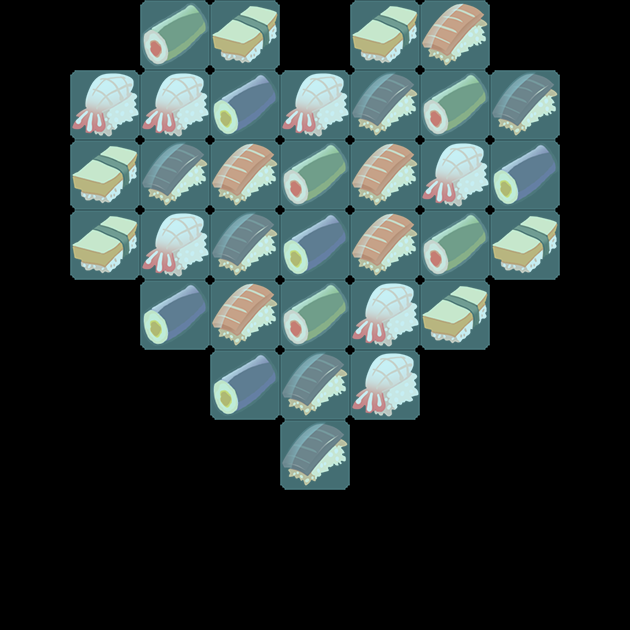

A level layout from a 2D game, rendered from its tile map. Below: a short description, then the map file with tile-grid data replaced by summaries:
An orthogonal 9x9 tile map with 70x70 px tiles, 2 tile layers (sushiLayer, gridLayer).

<map version="1.0" orientation="orthogonal" renderorder="right-down" width="9" height="9" tilewidth="70" tileheight="70">
 <tileset firstgid="1" name="sushi" tilewidth="70" tileheight="70" spacing="2" margin="2">
  <image source="../w640/sushi.png" width="722" height="218" />
 </tileset>
 <layer name="sushiLayer" width="9" height="9">
  <data>[81 cells, 34 non-empty, 6 distinct tile ids]</data>
 </layer>
 <layer name="gridLayer" width="9" height="9">
  <data>[81 cells, 34 non-empty, 1 distinct tile ids]</data>
 </layer>
</map>
